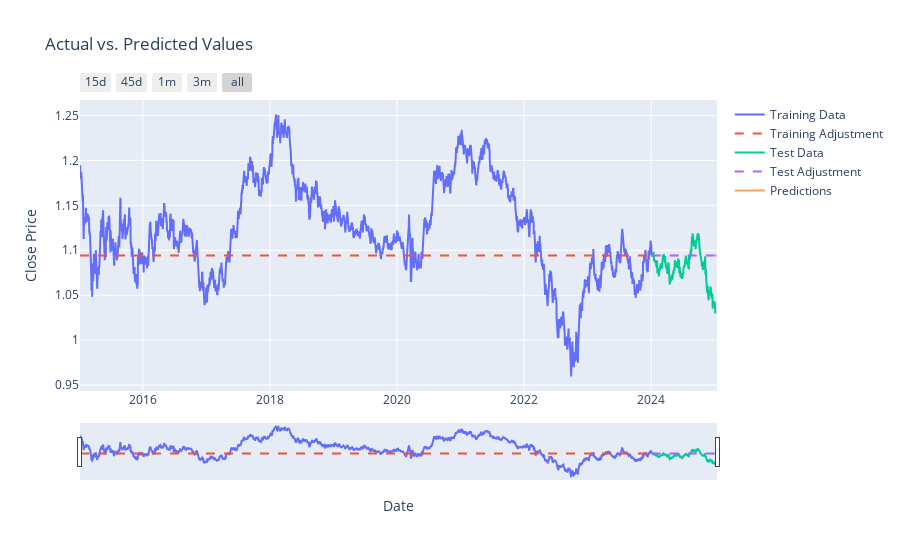

Write notebook code for a chart like this one.
### Code cell
# Adjustment to training
df_train_adj = fitted_model_auto_arima.predict(n_periods=len(df_train.close))

# Adjustment to test
df_test_adj = fitted_model_auto_arima.predict(n_periods=len(df_test.close))

# Make predictions to 10 day more
predictions = fitted_model_auto_arima.predict(n_periods=10)
predictions.index = pd.date_range(start=df_test.index[-1] + pd.Timedelta(1, unit='D'), periods=10, freq='D')

# Create a trace for training data
trace1 = go.Scatter(
    x=df_train.index,
    y=df_train.close,
    mode='lines',
    name='Training Data'
)

# Create a trace for training data
trace2 = go.Scatter(
    x=df_train.index,
    y=df_train_adj.values,
    mode='lines',
    line=dict(dash='dash'),
    name='Training Adjustment'
)

# Create a trace for test data
trace3 = go.Scatter(
    x=df_test.index,
    y=df_test.close,
    mode='lines',
    name='Test Data'
)

# Create a trace for predicted values
trace4 = go.Scatter(
    x=df_test_adj.index,
    y=df_test_adj.values,
    mode='lines',
    line=dict(dash='dash'),
    name='Test Adjustment'
)

# Create a trace for predicted values
trace5 = go.Scatter(
    x=predictions.index,
    y=predictions.values,
    mode='lines',
    name='Predictions'
)

# Combine all traces in a list
data_x = [trace1, trace2, trace3, trace4, trace5]

# Create a layout
layout = go.Layout(
    title='Actual vs. Predicted Values',
    xaxis=dict(title='Date'),
    yaxis=dict(title='Close Price')
)

# Create a figure
fig = go.Figure(data=data_x, layout=layout)


# X-Axes
fig.update_xaxes(
    rangeslider_visible=True,
    rangeselector=dict(
        buttons=list([
            dict(count=15, label="15d", step="day", stepmode="backward"),
            dict(count=45, label="45d", step="day", stepmode="backward"),
            dict(count=1, label="1m", step="month", stepmode="backward"),
            dict(count=3, label="3m", step="month", stepmode="backward"),
            dict(step="all")
        ])
    )
)

# Show the figure
fig.show()

### Figure 1 — Plotly figure (JSON) as saved in the notebook; plotly's stock layout.template omitted (floating-point values rounded to 4 significant figures; data arrays with more than 128 entries replaced by an {"elided": "..."} marker saying what was removed)
{"data": [{"mode": "lines", "name": "Training Data", "type": "scatter", "x": {"elided": "3286 str values"}, "y": {"elided": "3286 float values"}}, {"line": {"dash": "dash"}, "mode": "lines", "name": "Training Adjustment", "type": "scatter", "x": {"elided": "3286 str values"}, "y": {"elided": "3286 float values"}}, {"mode": "lines", "name": "Test Data", "type": "scatter", "x": {"elided": "366 str values"}, "y": {"elided": "366 float values"}}, {"line": {"dash": "dash"}, "mode": "lines", "name": "Test Adjustment", "type": "scatter", "x": {"elided": "366 str values"}, "y": {"elided": "366 float values"}}, {"mode": "lines", "name": "Predictions", "type": "scatter", "x": ["2025-01-04T00:00:00", "2025-01-05T00:00:00", "2025-01-06T00:00:00", "2025-01-07T00:00:00", "2025-01-08T00:00:00", "2025-01-09T00:00:00", "2025-01-10T00:00:00", "2025-01-11T00:00:00", "2025-01-12T00:00:00", "2025-01-13T00:00:00"], "y": [1.094, 1.094, 1.094, 1.094, 1.094, 1.094, 1.094, 1.094, 1.094, 1.094]}], "layout": {"title": {"text": "Actual vs. Predicted Values"}, "xaxis": {"rangeselector": {"buttons": [{"count": 15, "label": "15d", "step": "day", "stepmode": "backward"}, {"count": 45, "label": "45d", "step": "day", "stepmode": "backward"}, {"count": 1, "label": "1m", "step": "month", "stepmode": "backward"}, {"count": 3, "label": "3m", "step": "month", "stepmode": "backward"}, {"step": "all"}]}, "rangeslider": {"visible": true}, "title": {"text": "Date"}}, "yaxis": {"title": {"text": "Close Price"}}}}
